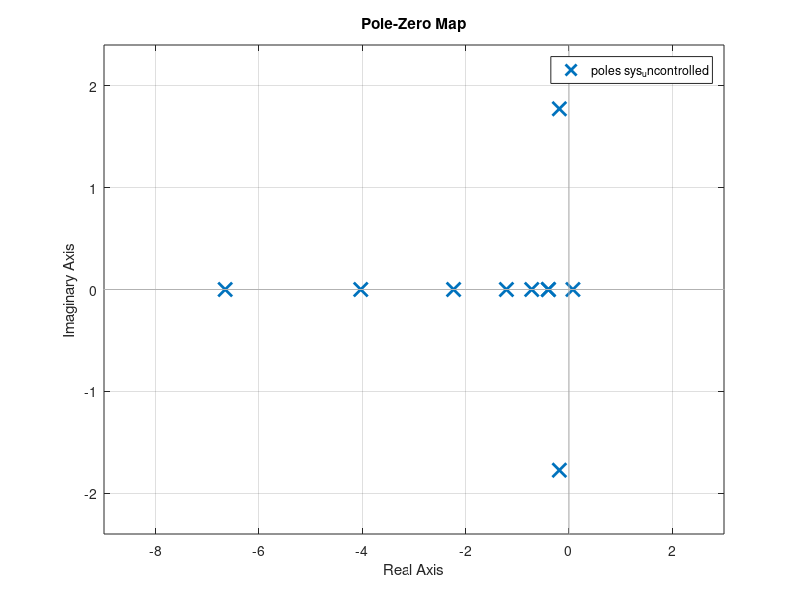
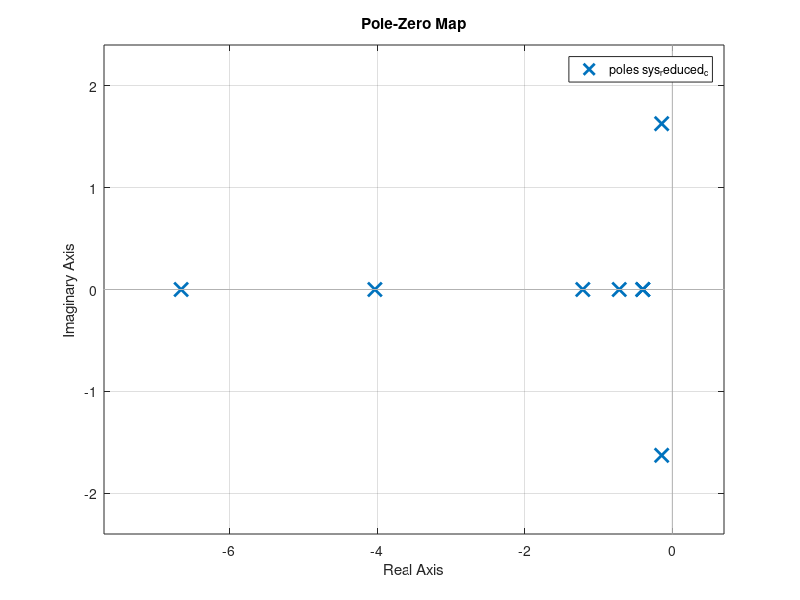
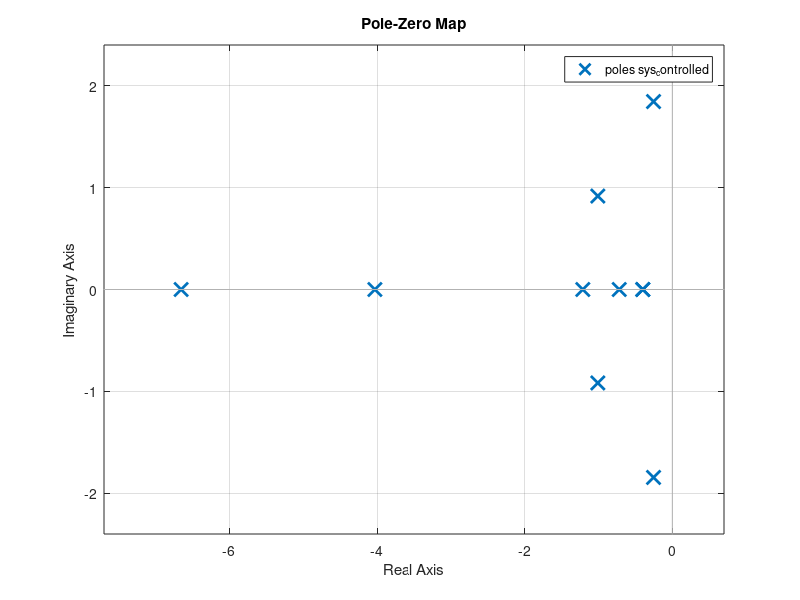

Reproduce these figures in MATLAB, in order.
% Filename:  cit2a.m
%
% Calculation of state matrix and input matrix for calculation
% of asymmetric aircraft response to atmospheric turbulence.
% The system model is in the form
%
%       .
%       x = Ax + Bu
%       -    -    -
% with x = [beta phi pb/2V rb/2V ug_ u_g* alpha_g alpha_g* beta_g betag*]'
%
% and
%
% u = [delta_a delta_r w1 w2 w3]'.
%
%
% The turbulence filters are derived using the approximated
% effective one-dimensional power spectral densities for u_g, alpha_g and
% beta_g.
% 
% Data for Cessna Citation Ce-500, landing (1)

% AIRCRAFT- AND FLIGHT CONDITION 'LANDING'.
V   = 59.9;
S   = 24.2;
b   = 13.36;
mub = 15.5;
KX2 = 0.012;
KZ2 = 0.037;
KXZ = 0.002;
CL  = 1.1360;

% TURBULENCE PARAMETERS APPROXIMATED POWER SPECTRAL DENSITIES
Lg        = 150; 
B         = b/(2*Lg);
sigma     = 2;
sigmaug_V = sigma/V;
sigmavg   = 1;
sigmabg   = sigmavg/V;
sigmaag   = sigma/V;

Iug0 = 0.0249*sigmaug_V^2;
Iag0 = 0.0182*sigmaag^2;
tau1 = 0.0991;     tau2 = 0.5545;     tau3 = 0.4159;
tau4 = 0.0600;     tau5 = 0.3294;     tau6 = 0.2243;

% AIRCRAFT ASYMMETRIC AERODYNAMIC DERIVATIVES 
CYb  =-0.9896;     Clb  =-0.0772;     Cnb  = 0.1638;
CYp  =-0.0870;     Clp  =-0.3444;     Cnp  =-0.0108;
CYr  = 0.4300;     Clr  = 0.2800;     Cnr  =-0.1930;
CYda = 0.0000;     Clda =-0.2349;     Cnda = 0.0286;
CYdr = 0.3037;     Cldr = 0.0286;     Cndr =-0.1261;
 
                   Clpw = 0.8*Clp;    Cnpw = 0.9*Cnp;
                   Clrw = 0.7*Clr;    Cnrw = 0.2*Cnr;
CYfb = 0;
Clfb = 0;
Cnfb = 0;

%CYfbg = CYfb+0.5*CYr;
%Clfbg = Clfb+0.5*Clr;
%Cnfbg = Cnfb+0.5*Cnr;

% CALCULATION OF AIRCRAFT ASYMMETRIC STABILITY DERIVATIVES
yb   = (V/b)*CYb/(2*mub);
yphi = (V/b)*CL/(2*mub);
yp   = (V/b)*CYp/(2*mub);
yr   = (V/b)*(CYr-4*mub)/(2*mub);
ybg  = yb;
ydr  = (V/b)*CYdr/(2*mub);
den  = b*4*mub*(KX2*KZ2-KXZ^2)/V;
lb   = (Clb*KZ2+Cnb*KXZ)/den;
lp   = (Clp*KZ2+Cnp*KXZ)/den;
lr   = (Clr*KZ2+Cnr*KXZ)/den;
lda  = (Clda*KZ2+Cnda*KXZ)/den;
ldr  = (Cldr*KZ2+Cndr*KXZ)/den;
lug  = (-Clrw*KZ2-Cnrw*KXZ)/den;
lbg  = lb;
lag  = (Clpw*KZ2+Cnpw*KXZ)/den;
nb   = (Clb*KXZ+Cnb*KX2)/den;
np   = (Clp*KXZ+Cnp*KX2)/den;
nr   = (Clr*KXZ+Cnr*KX2)/den;
nda  = (Clda*KXZ+Cnda*KX2)/den;
ndr  = (Cldr*KXZ+Cndr*KX2)/den;
nug  = (-Clrw*KXZ-Cnrw*KX2)/den;
nbg  = nb;
nag  = (Clpw*KXZ+Cnpw*KX2)/den;
aug1 =-(V/Lg)^2*(1/(tau1*tau2));
aug2 =-(tau1+tau2)*(V/Lg)/(tau1*tau2);
aag1 =-(V/Lg)^2*(1/(tau4*tau5));
aag2 =-(tau4+tau5)*(V/Lg)/(tau4*tau5);
abg1 =-(V/Lg)^2;
abg2 =-2*(V/Lg);
bug1 = tau3*sqrt(Iug0*V/Lg)/(tau1*tau2);
bug2 = (1-tau3*(tau1+tau2)/(tau1*tau2))*sqrt(Iug0*(V/Lg)^3)/(tau1*tau2);
bag1 = tau6*sqrt(Iag0*V/Lg)/(tau4*tau5);
bag2 = (1-tau6*(tau4+tau5)/(tau4*tau5))*sqrt(Iag0*(V/Lg)^3)/(tau4*tau5);
bbg1 = sigmabg*sqrt(3*V/Lg);
bbg2 = (1-2*sqrt(3))*sigmabg*sqrt((V/Lg)^3);

% STATE- AND INPUT MATRICES
A = [yb yphi yp    yr 0    0    0    0    ybg  0;
     0  0    2*V/b 0  0    0    0    0    0    0;
     lb 0    lp    lr lug  0    lag  0    lbg  0;
     nb 0    np    nr nug  0    nag  0    nbg  0;
     0  0    0     0  0    1    0    0    0    0;
     0  0    0     0  aug1 aug2 0    0    0    0;
     0  0    0     0  0    0    0    1    0    0;
     0  0    0     0  0    0    aag1 aag2 0    0;
     0  0    0     0  0    0    0    0    0    1;
     0  0    0     0  0    0    0    0    abg1 abg2];

B = [0   ydr 0    0    0;
     0   0   0    0    0;
     lda ldr 0    0    0;
     nda ndr 0    0    0;
     0   0   bug1 0    0;
     0   0   bug2 0    0;
     0   0   0    bag1 0;
     0   0   0    bag2 0;
     0   0   0    0    bbg1;
     0   0   0    0    bbg2];
 C = eye(10,10);
 D = zeros(10,5);

% SHOW EIGENVALUES OF THE UNCONTROLLED SYSTEM
eig(A)
sys_uncontrolled = ss(A,B,C,D);
figure(1)
pzmap(sys_uncontrolled)
grid on


% check for yourself that the spiral mode is not stable, the
% corresponding pole lies in the right-half plane (s = 0.0764).

% THE CESSNA CITATION CE-500 IS NOT STABLE IN SPIRAL MODE (FOR THE cit2a.m 
% FLIGHT CONDITION), HENCE THE FEEDBACK CONTROLLER TO THE AILERON FOR PHI IS 
% USED AS IN : 
%
%   delta_a = K_phi*phi     :  (K_phi for THIS flight condition)
%
% THEREFORE, CONTROLLED AIRCRAFT SYSTEM MATRICES WILL BE USED FOR RESULTS;
%
%      A = At 
%
% NO ALTERATIONS MADE FOR cit1a.m !

% NOTE: SPIRAL MODE IS JUST STABLE WITH K_phi ENTERED BELOW
Ar = [0   -2*V/b 0    0    0    0    0  0;
     nb    nr nug  0    nag  0    nbg  0;
     0     0  0    1    0    0    0    0;
     0     0  aug1 aug2 0    0    0    0;
     0     0  0    0    0    1    0    0;
     0     0  0    0    aag1 aag2 0    0;
     0     0  0    0    0    0    0    1;
     0     0  0    0    0    0    abg1 abg2];

Br = [0  0   0    0    0;
     0   0   0    0    0;
     0   0   bug1 0    0;
     0   0   bug2 0    0;
     0   0   0    bag1 0;
     0   0   0    bag2 0;
     0   0   0    0    bbg1;
     0   0   0    0    bbg2];
Cr = eye (8,8);
Dr = zeros(8,5); 

% SHOW EIGENVALUES OF THIS CONTROLLED SYSTEM
eig(Ar)
sys_reduced_c = ss(Ar,Br,Cr,Dr);
figure(2)
pzmap(sys_reduced_c)
grid on

% FOR EFFECT OF K_phi ON AIRCRAFT RESPONSES, ONE OTHER K_phi IS USED
Kphi = -0.2;
K    = [0 Kphi 0 0  0 0  0 0  0 0];
A2   = A-B(:,1)*K;
% SHOW EIGENVALUES OF THIS CONTROLLED SYSTEM
eig(A2)
sys_controlled = ss(A2,B,C,D);
figure(3)
pzmap(sys_controlled)
grid on
